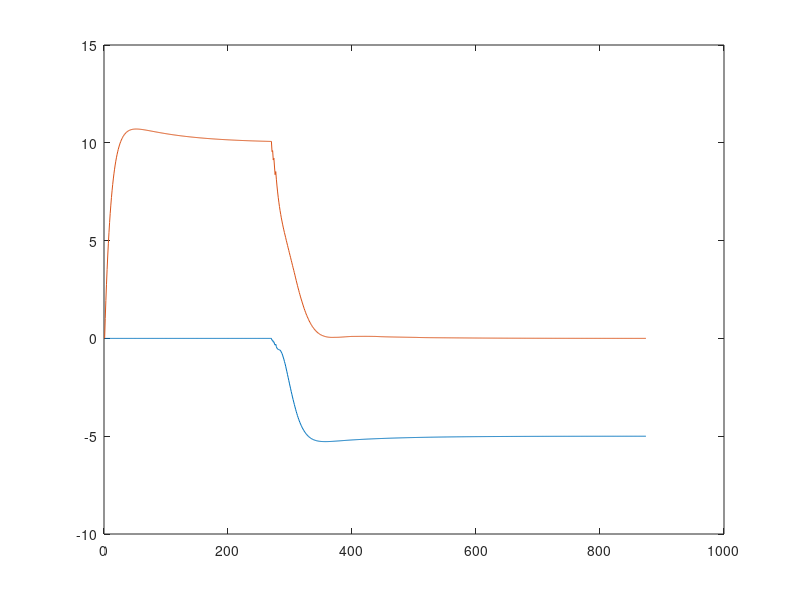

Here is the MATLAB script that generated this plot:
clear all;

%% 数据定义
%PID参数
Kp = 10;
Ki = 0.1;
Kd = 0.1;

verxs = [0];%误差序列 0便于微分/积分操作
verys = [0];
l = 1;%半车长
T = 0.01;%积分间隔
%x轴逆时针方向旋转规定为正
x = 0;%车辆当前位置
y = 0;%车辆当前位置
vx = 0;%x方向速度
vy = 0;%y方向速度
vxs=[vx];
vys=[vy];
v = sqrt(vx^2+vy^2);%当前速度
r = 1+2*v*T;%视界 随v改变而变化


phi = 0;%车辆横摆角（车头指向与地面坐标系夹角）
theta = atan2(vy,vx);%航向角（速度方向与地面坐标系夹角）
b = theta-phi;%质心侧偏角（车辆速度与车头指向夹角）(车头指向逆时针方向为正)

w = v*sin(b)/l;%车辆角速度

phit = 0;%参考点姿态
xt = 0;%参考点位置
yt = 0;%参考点位置
vxt = 0;%参考点x方向速度大小
vyt = 0;%参考点y方向速度大小


paths = [];%参考路径
vp = [];%参考速度
%% 生成参考路径
%x方向单位长度代表1m
path = [];
subpath = ones(1,300)*50;%首段路径长度及位置
pathx = 0.1:0.1:30;%首段路径点间隔
subvx = ones(1,300)*10;%首段路径参考速度
subvy = zeros(1,300);
path = [pathx;subpath;subvx;subvy;];
paths = [paths,path];

path = [];
subpath = 50:-0.1:20;%首段路径长度及位置
pathx = ones(1,301)*30;%首段路径点间隔
subvx = zeros(1,301);%首段路径参考速度
subvy = ones(1,301)*5;
path = [pathx;subpath;subvx;subvy;];
paths = [paths,path];
% plot(paths(1,:),paths(2,:));
% hold on
%这里应该写成函数，输入量为一组（x,y，phit）坐标（向量长度规定好的），设定速度v，subvx=vcosphit，subvy=vsinphit
%% 寻路
flag = 1;
%初始化车辆参数
x = 0.1;
y = 50;
phi = 0;
vx = 0;
vy = 0;
% scatter(x,y)
% hold on
%车辆速度
while flag
r = 1+2*v*T;%视界 随v改变而变化
pt = find((paths(1,:)-x).^2+(paths(2,:)-y).^2-r^2<=0,1,'last');
xt = paths(1,pt);
yt = paths(2,pt);
erx = xt - x;
ery = yt - y;
d = sqrt(erx^2+ery^2);
vxt = paths(3,pt);
vyt = paths(4,pt);
vt = sqrt(vxt^2+vyt^2);%目标速度大小
vvxt = erx/d*vt;%车辆需要追踪的x方向速度
vvyt = ery/d*vt;%车辆需要追踪的y方向速度
verx = vvxt-vx;%x方向速度误差
very = vvyt-vy;%y方向速度误差
dverx = verx - verxs(end);%微分操作
dvery = very - verys(end);%微分操作
verxs(end+1) = verx;
verys(end+1) = very;
sverx = sum(verxs);%积分操作
svery = sum(verys);%积分操作
dvx = Kp*verx + Kd*dverx + Ki*sverx;
dvy = Kp*very + Kd*dvery + Ki*svery;
vx = vx + T*dvx;
vy = vy + T*dvy;
vxs(end+1) = vx;
vys(end+1) = vy;
v = vx^2+vy^2;
x = x+vx*T;
y = y+vy*T;
theta = atan2(vy,vx);
b = theta - phi;
w = v*sin(b)/l;
phi = phi+w*T;
% scatter(x,y)
% hold on
% pause(0.001)
if sqrt((x-path(1,end))^2+(y-path(2,end))^2)<1
    flag = 0;
end
end
plot(vys)
hold on
plot(vxs)











